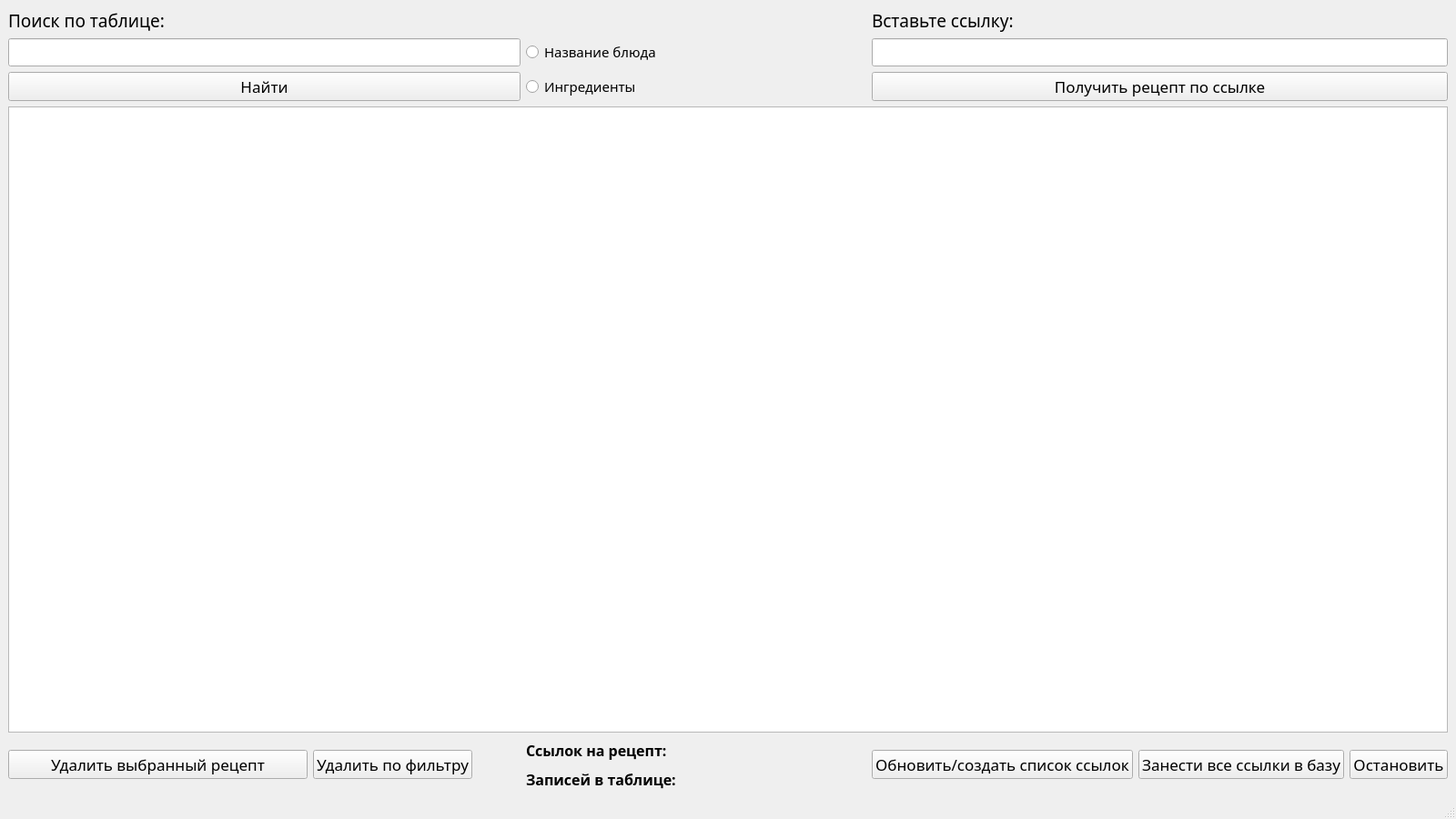
<?xml version="1.0" encoding="UTF-8"?>
<ui version="4.0">
 <class>MainWindow</class>
 <widget class="QMainWindow" name="MainWindow">
  <property name="geometry">
   <rect>
    <x>0</x>
    <y>0</y>
    <width>1600</width>
    <height>900</height>
   </rect>
  </property>
  <property name="sizePolicy">
   <sizepolicy hsizetype="Maximum" vsizetype="Maximum">
    <horstretch>0</horstretch>
    <verstretch>0</verstretch>
   </sizepolicy>
  </property>
  <property name="font">
   <font>
    <pointsize>10</pointsize>
   </font>
  </property>
  <property name="windowTitle">
   <string>Таблица рецептов</string>
  </property>
  <widget class="QWidget" name="centralwidget">
   <layout class="QGridLayout" name="gridLayout">
    <item row="2" column="11" colspan="5">
     <widget class="QLineEdit" name="lineEditURL">
      <property name="font">
       <font>
        <family>Bahnschrift Light</family>
        <pointsize>12</pointsize>
       </font>
      </property>
     </widget>
    </item>
    <item row="8" column="11" colspan="5">
     <widget class="QPushButton" name="pushButtonSingleGet">
      <property name="font">
       <font>
        <family>Bahnschrift Light</family>
        <pointsize>13</pointsize>
       </font>
      </property>
      <property name="text">
       <string>Получить рецепт по ссылке</string>
      </property>
     </widget>
    </item>
    <item row="24" column="0" colspan="16">
     <widget class="QTableView" name="tableView">
      <property name="font">
       <font>
        <family>Bahnschrift Light</family>
        <pointsize>10</pointsize>
       </font>
      </property>
      <attribute name="horizontalHeaderCascadingSectionResizes">
       <bool>false</bool>
      </attribute>
      <attribute name="horizontalHeaderStretchLastSection">
       <bool>false</bool>
      </attribute>
      <attribute name="verticalHeaderCascadingSectionResizes">
       <bool>false</bool>
      </attribute>
      <attribute name="verticalHeaderStretchLastSection">
       <bool>false</bool>
      </attribute>
     </widget>
    </item>
    <item row="1" column="11">
     <widget class="QLabel" name="label">
      <property name="sizePolicy">
       <sizepolicy hsizetype="Preferred" vsizetype="Preferred">
        <horstretch>0</horstretch>
        <verstretch>0</verstretch>
       </sizepolicy>
      </property>
      <property name="font">
       <font>
        <family>Bahnschrift Light</family>
        <pointsize>14</pointsize>
        <bold>false</bold>
       </font>
      </property>
      <property name="text">
       <string>Вставьте ссылку:</string>
      </property>
      <property name="textInteractionFlags">
       <set>Qt::LinksAccessibleByMouse</set>
      </property>
     </widget>
    </item>
    <item row="28" column="6">
     <widget class="QLabel" name="label_3">
      <property name="font">
       <font>
        <family>Bahnschrift SemiBold</family>
        <pointsize>12</pointsize>
        <bold>true</bold>
       </font>
      </property>
      <property name="text">
       <string>Ссылок на рецепт: </string>
      </property>
     </widget>
    </item>
    <item row="29" column="6">
     <widget class="QLabel" name="label_4">
      <property name="font">
       <font>
        <family>Bahnschrift SemiBold</family>
        <pointsize>12</pointsize>
        <bold>true</bold>
       </font>
      </property>
      <property name="text">
       <string>Записей в таблице:</string>
      </property>
     </widget>
    </item>
    <item row="28" column="0" rowspan="2" colspan="4">
     <widget class="QPushButton" name="pushButtonDelete">
      <property name="font">
       <font>
        <family>Bahnschrift Light</family>
        <pointsize>13</pointsize>
       </font>
      </property>
      <property name="text">
       <string>Удалить выбранный рецепт</string>
      </property>
     </widget>
    </item>
    <item row="28" column="11" rowspan="2" colspan="2">
     <widget class="QPushButton" name="pushButtonScanURLs">
      <property name="font">
       <font>
        <family>Bahnschrift Light</family>
        <pointsize>13</pointsize>
       </font>
      </property>
      <property name="text">
       <string>Обновить/создать список ссылок</string>
      </property>
     </widget>
    </item>
    <item row="28" column="13" rowspan="2">
     <widget class="QPushButton" name="pushButtonMultiGet">
      <property name="font">
       <font>
        <family>Bahnschrift Light</family>
        <pointsize>13</pointsize>
       </font>
      </property>
      <property name="text">
       <string>Занести все ссылки в базу</string>
      </property>
     </widget>
    </item>
    <item row="28" column="14" rowspan="2" colspan="2">
     <widget class="QPushButton" name="pushButtonStop">
      <property name="font">
       <font>
        <family>Bahnschrift Light</family>
        <pointsize>13</pointsize>
       </font>
      </property>
      <property name="text">
       <string>Остановить</string>
      </property>
     </widget>
    </item>
    <item row="1" column="0">
     <widget class="QLabel" name="label_2">
      <property name="font">
       <font>
        <family>Bahnschrift Light</family>
        <pointsize>14</pointsize>
       </font>
      </property>
      <property name="text">
       <string>Поиск по таблице:</string>
      </property>
     </widget>
    </item>
    <item row="2" column="0" colspan="6">
     <widget class="QLineEdit" name="lineEditSearch">
      <property name="font">
       <font>
        <family>Bahnschrift Light</family>
        <pointsize>12</pointsize>
       </font>
      </property>
     </widget>
    </item>
    <item row="8" column="0" colspan="6">
     <widget class="QPushButton" name="pushButtonFind">
      <property name="font">
       <font>
        <family>Bahnschrift Light</family>
        <pointsize>13</pointsize>
       </font>
      </property>
      <property name="text">
       <string>Найти</string>
      </property>
     </widget>
    </item>
    <item row="2" column="6">
     <widget class="QRadioButton" name="radioButtonName">
      <property name="sizePolicy">
       <sizepolicy hsizetype="Preferred" vsizetype="Fixed">
        <horstretch>0</horstretch>
        <verstretch>0</verstretch>
       </sizepolicy>
      </property>
      <property name="font">
       <font>
        <family>Bahnschrift Light</family>
        <pointsize>11</pointsize>
       </font>
      </property>
      <property name="text">
       <string>Название блюда</string>
      </property>
     </widget>
    </item>
    <item row="8" column="6">
     <widget class="QRadioButton" name="radioButtonIngredients">
      <property name="enabled">
       <bool>true</bool>
      </property>
      <property name="sizePolicy">
       <sizepolicy hsizetype="Preferred" vsizetype="Fixed">
        <horstretch>0</horstretch>
        <verstretch>0</verstretch>
       </sizepolicy>
      </property>
      <property name="font">
       <font>
        <family>Bahnschrift Light</family>
        <pointsize>11</pointsize>
       </font>
      </property>
      <property name="text">
       <string>Ингредиенты</string>
      </property>
     </widget>
    </item>
    <item row="28" column="7" colspan="4">
     <widget class="QLabel" name="labelCount">
      <property name="font">
       <font>
        <family>Bahnschrift Light</family>
        <pointsize>14</pointsize>
       </font>
      </property>
      <property name="text">
       <string/>
      </property>
     </widget>
    </item>
    <item row="29" column="7" colspan="4">
     <widget class="QLabel" name="labelCountRecipes">
      <property name="font">
       <font>
        <family>Bahnschrift Light</family>
        <pointsize>14</pointsize>
       </font>
      </property>
      <property name="text">
       <string/>
      </property>
     </widget>
    </item>
    <item row="28" column="4" rowspan="2">
     <widget class="QPushButton" name="pushButtonMultiDelete">
      <property name="font">
       <font>
        <family>Bahnschrift Light</family>
        <pointsize>13</pointsize>
       </font>
      </property>
      <property name="text">
       <string>Удалить по фильтру</string>
      </property>
     </widget>
    </item>
   </layout>
  </widget>
  <widget class="QMenuBar" name="menubar">
   <property name="geometry">
    <rect>
     <x>0</x>
     <y>0</y>
     <width>1600</width>
     <height>29</height>
    </rect>
   </property>
  </widget>
  <widget class="QStatusBar" name="statusbar"/>
 </widget>
 <resources/>
 <connections/>
</ui>
